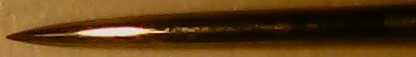
#> input picture data_analysis/Straightness check/needlepictures/pic1.jpg, 416 x 57 px
$ jupyter execute 'openCV contour.ipynb'
#> lines starting #> are read from the running program, lines starting #| are printed output that depends on the picture; after the words box and inside, x2 and y2 are one past the last pixel; in counts of white or black regions, pixels touching at a corner belong together
[cell 1]
import cv2
import matplotlib.pyplot as plt

[cell 2]
image = cv2.imread("needlepictures/pic1.jpg")
#> image is the input picture: shape (57, 416, 3); mean B, G, R 22.2, 60.3, 91.7
# convert to RGB
#image = cv2.cvtColor(image, cv2.COLOR_BGR2RGB)
# convert to grayscale
gray = cv2.cvtColor(image, cv2.COLOR_RGB2GRAY)
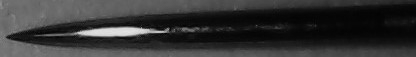
#> gray: shape (57, 416); min 2, max 227, mean 52.5
for i in range(10):
    gray = cv2.blur(gray,(3,3))
#> this loop made 10 passes
#> pass 3, `gray = cv2.blur(gray,(3,3))`:
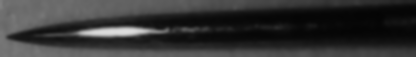
#> gray: shape (57, 416); min 4, max 222, mean 52.5
#> after the loop:
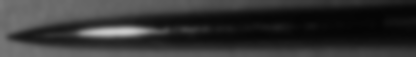
#> gray: shape (57, 416); min 5, max 203, mean 52.3

[cell 3]
plt.imshow(gray)

[cell 4]
# create a binary thresholded image
_, binary = cv2.threshold(gray, 50, 150, cv2.THRESH_BINARY_INV)
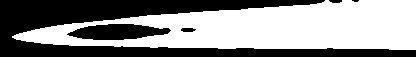
#> binary: shape (57, 416); values 0 (black) and 150 (white), 54.9% white; 5 black regions (1 under 20 px)
# show it
plt.imshow(binary, cmap="gray")
plt.show()

[cell 5]
image = cv2.imread("needlepictures/pic1.jpg")
contours, hierarchy = cv2.findContours(binary, cv2.RETR_TREE, cv2.CHAIN_APPROX_SIMPLE)[1:]
#> contours = 3 contours; box (x1, y1, x2, y2) and area: (12, 0, 416, 50) 13822, (66, 23, 172, 41) 1284, (180, 27, 197, 33) 66
image = cv2.drawContours(image, contours, -1, (0, 255, 0), 2)
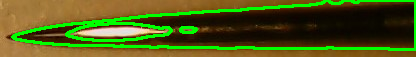
#> image: shape (57, 416, 3); 14.28% of pixels changed, all inside (x1, y1, x2, y2) = (11, 0, 416, 51)
plt.imshow(image)
plt.show()

$ run again, with data_analysis/Straightness check/needlepictures/pic2.jpg copied over data_analysis/Straightness check/needlepictures/pic1.jpg
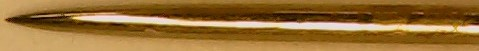
#> input picture data_analysis/Straightness check/needlepictures/pic2.jpg, 479 x 51 px
#> image is the input picture: shape (51, 479, 3); mean B, G, R 54.5, 111.5, 151.3
#> `_, binary = cv2.threshold(gray, 50, 150, cv2.THRESH_BINARY_INV)`:
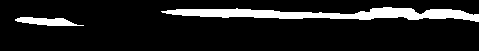
#> binary: shape (51, 479); values 0 (black) and 150 (white), 11.4% white; 2 white regions
#> contours = 2 contours; box (x1, y1, x2, y2) and area: (161, 7, 479, 22) 2089, (15, 17, 84, 26) 312
#> `image = cv2.drawContours(image, contours, -1, (0, 255, 0), 2)`:
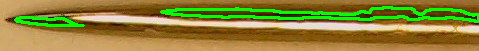
#> image: shape (51, 479, 3); 10.02% of pixels changed, all inside (x1, y1, x2, y2) = (14, 6, 479, 27)

$ run again, with data_analysis/Straightness check/needlepictures/pic3.jpg copied over data_analysis/Straightness check/needlepictures/pic1.jpg
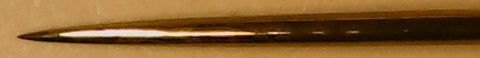
#> input picture data_analysis/Straightness check/needlepictures/pic3.jpg, 480 x 58 px
#> image is the input picture: shape (58, 480, 3); mean B, G, R 46.5, 94.2, 133.3
#> `_, binary = cv2.threshold(gray, 50, 150, cv2.THRESH_BINARY_INV)`:
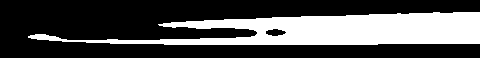
#> binary: shape (58, 480); values 0 (black) and 150 (white), 30.4% white; 1 white region
#> contours = 2 contours; box (x1, y1, x2, y2) and area: (28, 12, 480, 45) 8002, (265, 28, 287, 37) 119
#> `image = cv2.drawContours(image, contours, -1, (0, 255, 0), 2)`:
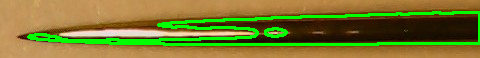
#> image: shape (58, 480, 3); 12.72% of pixels changed, all inside (x1, y1, x2, y2) = (27, 11, 480, 46)

$ run again, with data_analysis/Straightness check/needlepictures/pic4.jpg copied over data_analysis/Straightness check/needlepictures/pic1.jpg
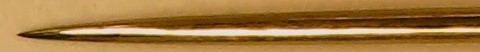
#> input picture data_analysis/Straightness check/needlepictures/pic4.jpg, 480 x 52 px
#> image is the input picture: shape (52, 480, 3); mean B, G, R 62.6, 119.4, 160.4
#> `_, binary = cv2.threshold(gray, 50, 150, cv2.THRESH_BINARY_INV)`:
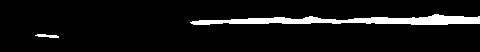
#> binary: shape (52, 480); values 0 (black) and 150 (white), 7.1% white; 2 white regions
#> contours = 2 contours; box (x1, y1, x2, y2) and area: (190, 14, 480, 25) 1428, (35, 34, 59, 38) 38
#> `image = cv2.drawContours(image, contours, -1, (0, 255, 0), 2)`:
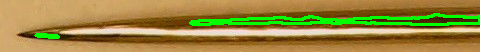
#> image: shape (52, 480, 3); 7.72% of pixels changed, all inside (x1, y1, x2, y2) = (34, 13, 480, 39)
